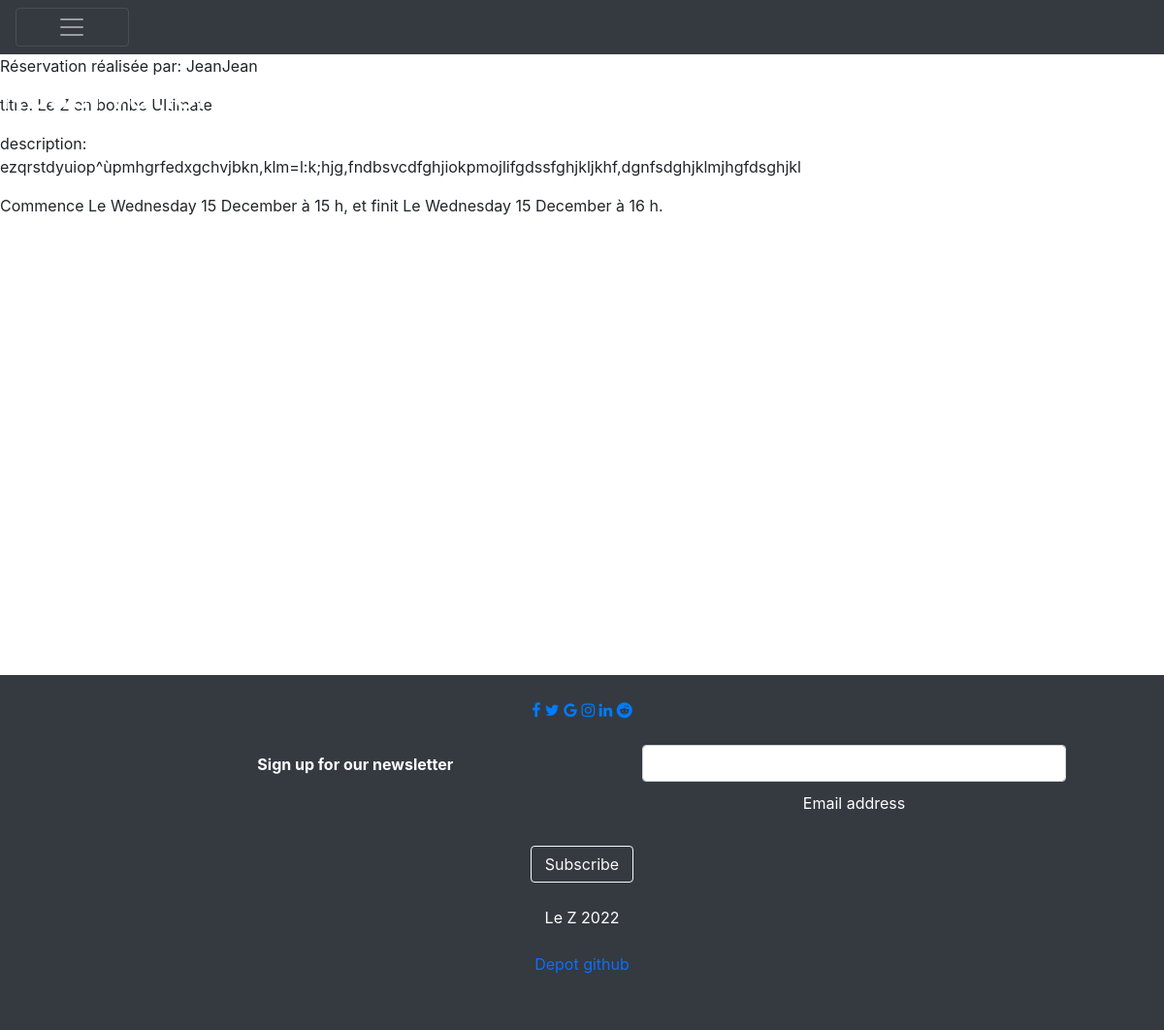
Screenshot of /pages/reservation.php/?id=2 with the database file from the repository.
### tables this page shows
CREATE TABLE `utilisateurs` (
  `id` int(11) NOT NULL,
  `login` varchar(255) NOT NULL,
  `password` varchar(255) NOT NULL
);

CREATE TABLE `reservations` (
  `id` int(11) NOT NULL,
  `titre` varchar(255) NOT NULL,
  `description` text NOT NULL,
  `debut` datetime NOT NULL,
  `fin` datetime NOT NULL,
  `id_utilisateur` int(11) NOT NULL
);

### config/db.php (called while the page is built, shortened)
<?php
function connect() {
$dbase = new PDO('mysql:host=localhost;dbname=reservationsalles;charset=utf8','root','root');
return $dbase;
}
?>

### config/classReservation.php (called while the page is built, shortened)
<?php
require '../config/db.php';
class Reservation{
    function __construct(){
        $this->db=connect();
        }
    public function getEventbyId($id){
        $getReservation = $this->db->prepare("SELECT reservations.id, reservations.titre, reservations.description,
        reservations.debut, reservations.fin, reservations.id_utilisateur
        FROM reservations INNER JOIN utilisateurs
        WHERE reservations.id = :id
        AND utilisateurs.id = reservations.id_utilisateur");
        $getReservation->bindValue(':id', $_GET['id'], PDO::PARAM_STR);
        $getReservation->execute();
        $result = $getReservation->fetchAll(PDO::FETCH_ASSOC);
        return $result;
    }
    public function getUserLog($id){
        $getLog=$this->db->prepare("SELECT login FROM utilisateurs WHERE id = :id");
        $getLog->bindValue(':id', $id, PDO::PARAM_STR);
        $getLog->execute();
        $resultas = $getLog->fetchAll(PDO::FETCH_ASSOC);
        return $resultas;
    }
}
?>

### pages/reservation.php (the view, shortened to what this page needs)
<?php
require '../config/classReservation.php';
if(isset($_GET['id'])){
    $event = new Reservation;
    $eventinfo = $event->getEventbyId($_GET['id']);
    $timeStart = $eventinfo[0]['debut'];
    $timeEnd = $eventinfo[0]['fin'];
    $varDebut = ucfirst(strftime('le %A %d %B à %H h', strtotime($timeStart)));
    $varFin = ucfirst(strftime('le %A %d %B à %H h', strtotime($timeEnd)));
    $getUser = $event->getUserLog($eventinfo[0]["id_utilisateur"]);
}
?>
<?php
require '../template/headerResa.php';
?>
    <article>
        <h1>Reservation</h1>
    </article>
    <article>
    <section class="Pbooking">
    <p>Réservation réalisée par: <?php echo $getUser[0]['login']; ?></p>
    </section>
    <section class="Pbooking">
    <p>titre: <?php echo $eventinfo[0]['titre']; ?></p>
    </section>
    <section class="Pbooking">
    <p>description:<br>
        <?php echo $eventinfo[0]['description']; ?></p>
    </section>
    <section class="Pbooking">
    <p>Commence <?php echo ($varDebut); ?>,
    et finit <?php echo ($varFin); ?>.</p>
    </section>
    </article>
<?php
require '../template/footer.php';
?>

### css/style.css (style rules this page uses)
html, body { min-height: 100%; }
h1 { position: absolute; margin: 0; font-size: 40px; color: #fff; z-index: 2; line-height: 83px; }

### rows the page displays
utilisateurs: login "JeanJean"
reservations: titre "Le Z en bombe Ultimate", description "ezqrstdyuiop^ùpmhgrfedxgchvjbkn,klm=l:k;hjg,fndbsvcdfghjiokpmojlifgdssfghjkljkhf,dgnfsdghjklmjhgfdsghjkl", debut "Le Wednesday 15 December à 15 h", fin "Le Wednesday 15 December à 16 h"
